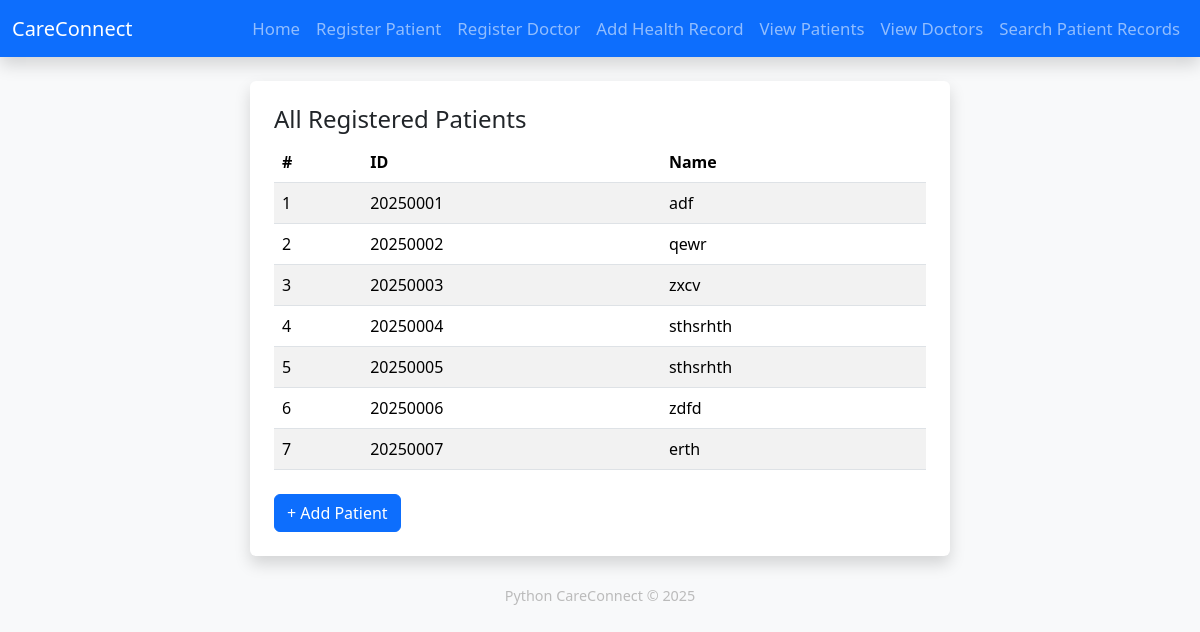
Before: /patients with the older database file.
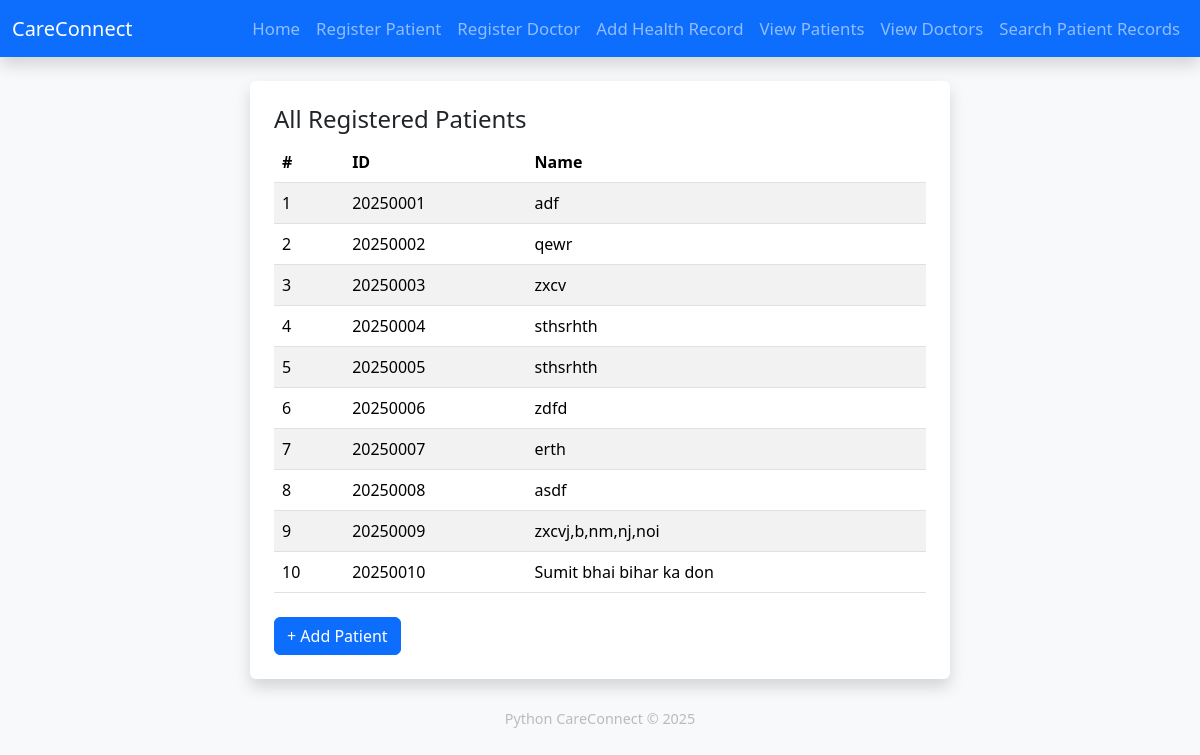
After: the same page with the newer database file.
### models.py (models this page shows)
class Patient(db.Model):
    id = db.Column(db.String(20), primary_key=True)
    name = db.Column(db.String(120), nullable=False)

### app.py (the view)
@app.route('/patients')
def view_patients():
    return render_template("patients.html", patients=Patient.query.all())

### app.py (called while the page is built)
@app.context_processor
def inject_now():
    return {'year': datetime.datetime.now().year}

### templates/patients.html
{% extends 'layout.html' %}
{% block content %}
<h4>All Registered Patients</h4>
<table class="table table-striped">
  <thead><tr><th>#</th><th>ID</th><th>Name</th></tr></thead>
  <tbody>
    {% for p in patients %}
      <tr><td>{{ loop.index }}</td><td>{{p.id}}</td><td>{{p.name}}</td></tr>
    {% endfor %}
  </tbody>
</table>
<a href="{{ url_for('register_patient') }}" class="btn btn-primary mt-2">+ Add Patient</a>
{% endblock %}

### templates/layout.html (shortened to what this page needs)
<!DOCTYPE html>
<html lang="en">
<head>
    <link href="https://cdn.jsdelivr.net/npm/bootstrap@5.3.2/dist/css/bootstrap.min.css" rel="stylesheet">
</head>
<body>
<nav class="navbar navbar-expand-lg navbar-dark bg-primary shadow">
  <div class="container-fluid">
    <a class="navbar-brand" href="{{ url_for('home') }}">CareConnect</a>
    <div>
      <ul class="navbar-nav me-auto mb-2 mb-lg-0">
        <li class="nav-item"><a class="nav-link" href="{{ url_for('home') }}">Home</a></li>
        <li class="nav-item"><a class="nav-link" href="{{ url_for('register_patient') }}">Register Patient</a></li>
        <li class="nav-item"><a class="nav-link" href="{{ url_for('register_doctor') }}">Register Doctor</a></li>
        <li class="nav-item"><a class="nav-link" href="{{ url_for('add_record_form') }}">Add Health Record</a></li>
        <li class="nav-item"><a class="nav-link" href="{{ url_for('view_patients') }}">View Patients</a></li>
        <li class="nav-item"><a class="nav-link" href="{{ url_for('view_doctors') }}">View Doctors</a></li>
        <li class="nav-item"><a class="nav-link" href="{{ url_for('search_patient_records') }}">Search Patient Records</a></li>
      </ul>
    </div>
  </div>
</nav>
<div class="container main-card p-4 bg-white shadow rounded mt-4 mb-4">
  {% block content %}{% endblock %}
</div>
<footer>
Python CareConnect &copy; {{ year }}
</footer>
</body>
</html>

### templates/layout.html (style rules this page uses)
body { background: #f8f9fa; }
.main-card { max-width: 700px; margin: auto; margin-top:5vh; }
.nav-link { font-size: 1.05rem; }
footer { text-align:center; color:#bbb; font-size:0.9rem; margin-top:2em; }

Changed rows visible on the page:
added Patient: id "20250008", name "asdf"
added Patient: id "20250009", name "zxcvj,b,nm,nj,noi"
added Patient: id "20250010", name "Sumit bhai bihar ka don"
